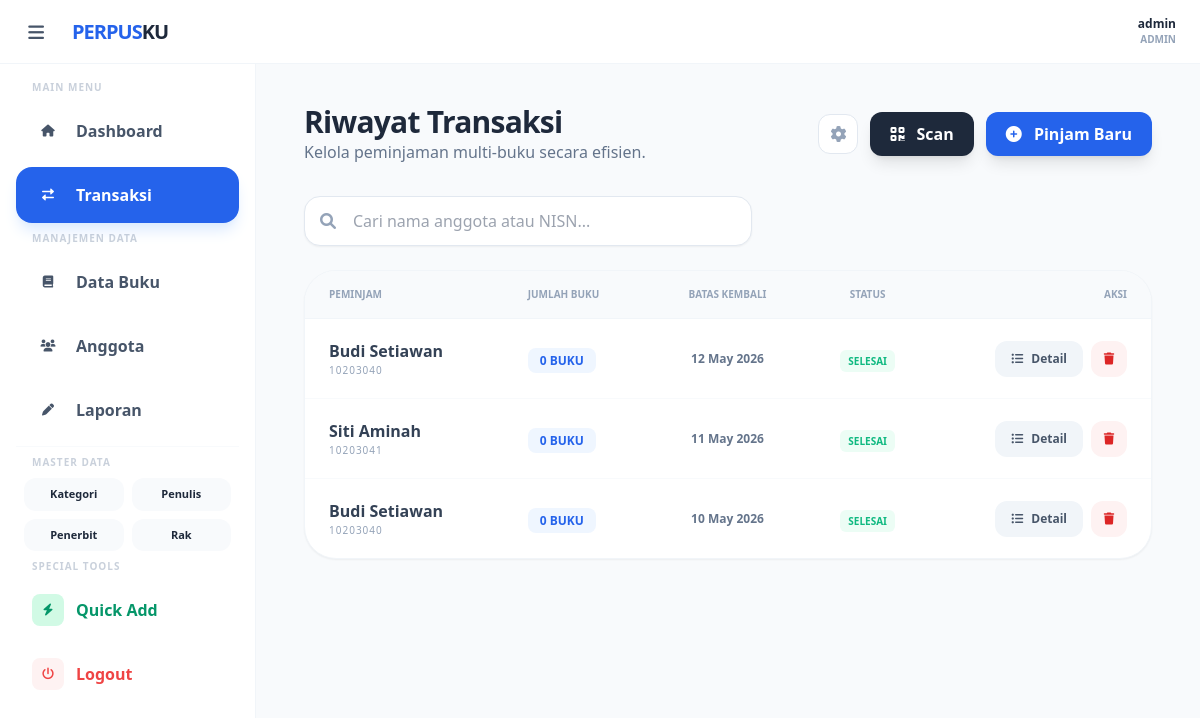
The page /pages/transaksi/index.php (signed in) on the database as committed earlier.
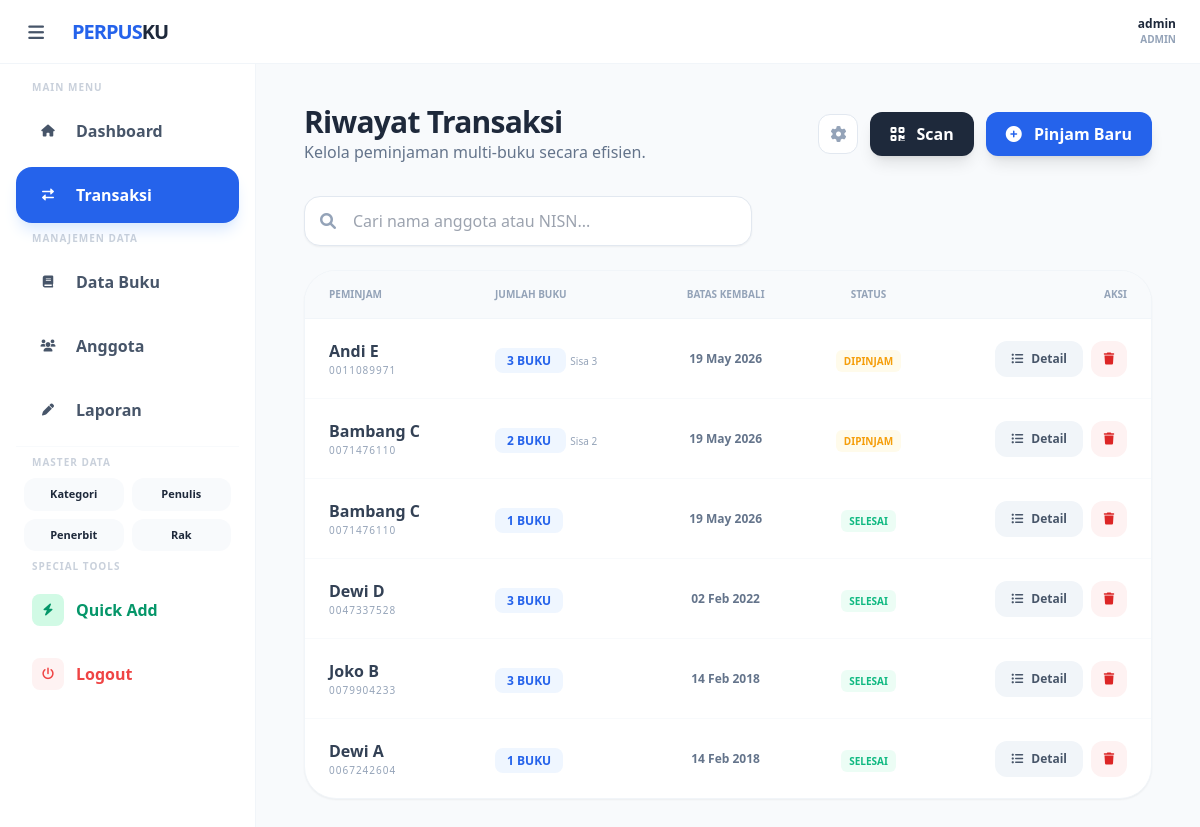
The same page on the database as committed later.
### tables this page shows
CREATE TABLE `peminjaman` (
  `id` int NOT NULL,
  `id_anggota` int DEFAULT NULL,
  `id_buku` int DEFAULT NULL,
  `id_user` int DEFAULT NULL,
  `tanggal_pinjam` date NOT NULL,
  `tanggal_kembali_seharusnya` date NOT NULL,
  `status_pinjam` enum('dipinjam','kembali') DEFAULT 'dipinjam'
);

CREATE TABLE `anggota` (
  `id` int NOT NULL,
  `id_user` int DEFAULT NULL,
  `nisn` varchar(20) NOT NULL,
  `nama_anggota` varchar(100) NOT NULL,
  `jenis_kelamin` enum('L','P') DEFAULT NULL,
  `no_telp` varchar(15) DEFAULT NULL,
  `alamat` text,
  `tanggal_mendaftar` date DEFAULT (curdate())
);

### pages/transaksi/index.php (the view, shortened to what the changed rows need)
<?php
require_once "../../konek.php";
require_once "../../layout/header.php";
require_once "../../layout/sidebar.php";
$sql = "SELECT p.*, a.nama_anggota, a.nisn,
        (SELECT COUNT(*) FROM detail_peminjaman WHERE id_peminjaman = p.id) as total_qty,
        (SELECT COUNT(*) FROM detail_peminjaman WHERE id_peminjaman = p.id AND status_buku = 'dipinjam') as sisa_qty
        FROM peminjaman p
        JOIN anggota a ON p.id_anggota = a.id";
$sql .= " ORDER BY p.id DESC";
$query = mysqli_query($conn, $sql);
?>
<div class="p-6">
    <div class="flex flex-col md:flex-row md:items-center justify-between gap-4 mb-8">
        <div>
            <h2 class="text-3xl font-black text-slate-800 tracking-tight">Riwayat Transaksi</h2>
        </div>
    </div>
    <div class="bg-white rounded-[2rem] border border-slate-100 overflow-hidden shadow-sm">
        <table class="w-full text-left">
            <thead>
                <tr class="bg-slate-50 border-b border-slate-100">
                    <th class="px-6 py-4 text-[10px] font-black text-slate-400 uppercase">Peminjam</th>
                    <th class="px-6 py-4 text-[10px] font-black text-slate-400 uppercase">Jumlah Buku</th>
                    <th class="px-6 py-4 text-[10px] font-black text-slate-400 uppercase text-center">Batas Kembali</th>
                    <th class="px-6 py-4 text-[10px] font-black text-slate-400 uppercase text-center">Status</th>
                    <th class="px-6 py-4 text-[10px] font-black text-slate-400 uppercase text-right">Aksi</th>
                </tr>
            </thead>
            <tbody class="divide-y divide-slate-50">
                <?php if(mysqli_num_rows($query) > 0) : ?>
                    <?php while($row = mysqli_fetch_assoc($query)) : ?>
                    <tr class="hover:bg-slate-50/50 transition-all">
                        <td class="px-6 py-5">
                            <div class="font-bold text-slate-700"><?= $row['nama_anggota'] ?></div>
                            <div class="text-[10px] text-slate-400 tracking-widest uppercase"><?= $row['nisn'] ?></div>
                        </td>
                        <td class="px-6 py-5">
                            <span class="px-3 py-1 bg-blue-50 text-blue-600 rounded-lg text-xs font-black">
                                <?= $row['total_qty'] ?> BUKU
                            </span>
                            <?php if($row['sisa_qty'] > 0) : ?>
                                <span class="text-[10px] text-slate-400 ml-1">Sisa <?= $row['sisa_qty'] ?></span>
                            <?php endif; ?>
                        </td>
                        <td class="px-6 py-5 text-center text-xs font-bold text-slate-500">
                            <?= date('d M Y', strtotime($row['tanggal_kembali_seharusnya'])) ?>
                        </td>
                        <td class="px-6 py-5 text-center">
                            <?php if($row['sisa_qty'] > 0) : ?>
                                <span class="text-[10px] font-black text-amber-500 bg-amber-50 px-2 py-1 rounded-md uppercase">Dipinjam</span>
                            <?php else : ?>
                                <span class="text-[10px] font-black text-emerald-500 bg-emerald-50 px-2 py-1 rounded-md uppercase">Selesai</span>
                            <?php endif; ?>
                        </td>
                        <td class="px-6 py-5">
                            <div class="flex justify-end gap-2">
                                <a href="detail.php?id=<?= $row['id'] ?>" class="px-4 py-2 bg-slate-100 hover:bg-blue-600 hover:text-white text-slate-600 rounded-xl transition-all text-xs font-bold flex items-center gap-2">
                                    <i class="fas fa-list-ul"></i> Detail
                                </a>
                                <button onclick="konfirmasiHapus('hapus.php?id=<?= $row['id'] ?>')"
                                        class="w-9 h-9 rounded-xl bg-red-50 text-red-600 flex items-center justify-center hover:bg-red-600 hover:text-white transition-all">
                                    <i class="fas fa-trash text-xs"></i>
                                </button>
                            </div>
                        </td>
                    </tr>
                    <?php endwhile; ?>
                <?php endif; ?>
            </tbody>
        </table>
    </div>
</div>

Rows that differ between the two databases and show on the page:
removed peminjaman: id_anggota.nama_anggota "Budi Setiawan", id_anggota.nisn "10203040", total_qty "0", tanggal_kembali_seharusnya "12 May 2026", shows "SELESAI"
removed peminjaman: id_anggota.nama_anggota "Siti Aminah", id_anggota.nisn "10203041", total_qty "0", tanggal_kembali_seharusnya "11 May 2026", shows "SELESAI"
removed peminjaman: id_anggota.nama_anggota "Budi Setiawan", id_anggota.nisn "10203040", total_qty "0", tanggal_kembali_seharusnya "10 May 2026", shows "SELESAI"
added peminjaman: id_anggota.nama_anggota "Andi E", id_anggota.nisn "0011089971", total_qty "3", sisa_qty "3", tanggal_kembali_seharusnya "19 May 2026", shows "DIPINJAM"
added peminjaman: id_anggota.nama_anggota "Bambang C", id_anggota.nisn "0071476110", total_qty "2", sisa_qty "2", tanggal_kembali_seharusnya "19 May 2026", shows "DIPINJAM"
added peminjaman: id_anggota.nama_anggota "Bambang C", id_anggota.nisn "0071476110", total_qty "1", tanggal_kembali_seharusnya "19 May 2026", shows "SELESAI"
added peminjaman: id_anggota.nama_anggota "Dewi D", id_anggota.nisn "0047337528", total_qty "3", tanggal_kembali_seharusnya "02 Feb 2022", shows "SELESAI"
added peminjaman: id_anggota.nama_anggota "Joko B", id_anggota.nisn "0079904233", total_qty "3", tanggal_kembali_seharusnya "14 Feb 2018", shows "SELESAI"
added peminjaman: id_anggota.nama_anggota "Dewi A", id_anggota.nisn "0067242604", total_qty "1", tanggal_kembali_seharusnya "14 Feb 2018", shows "SELESAI"
